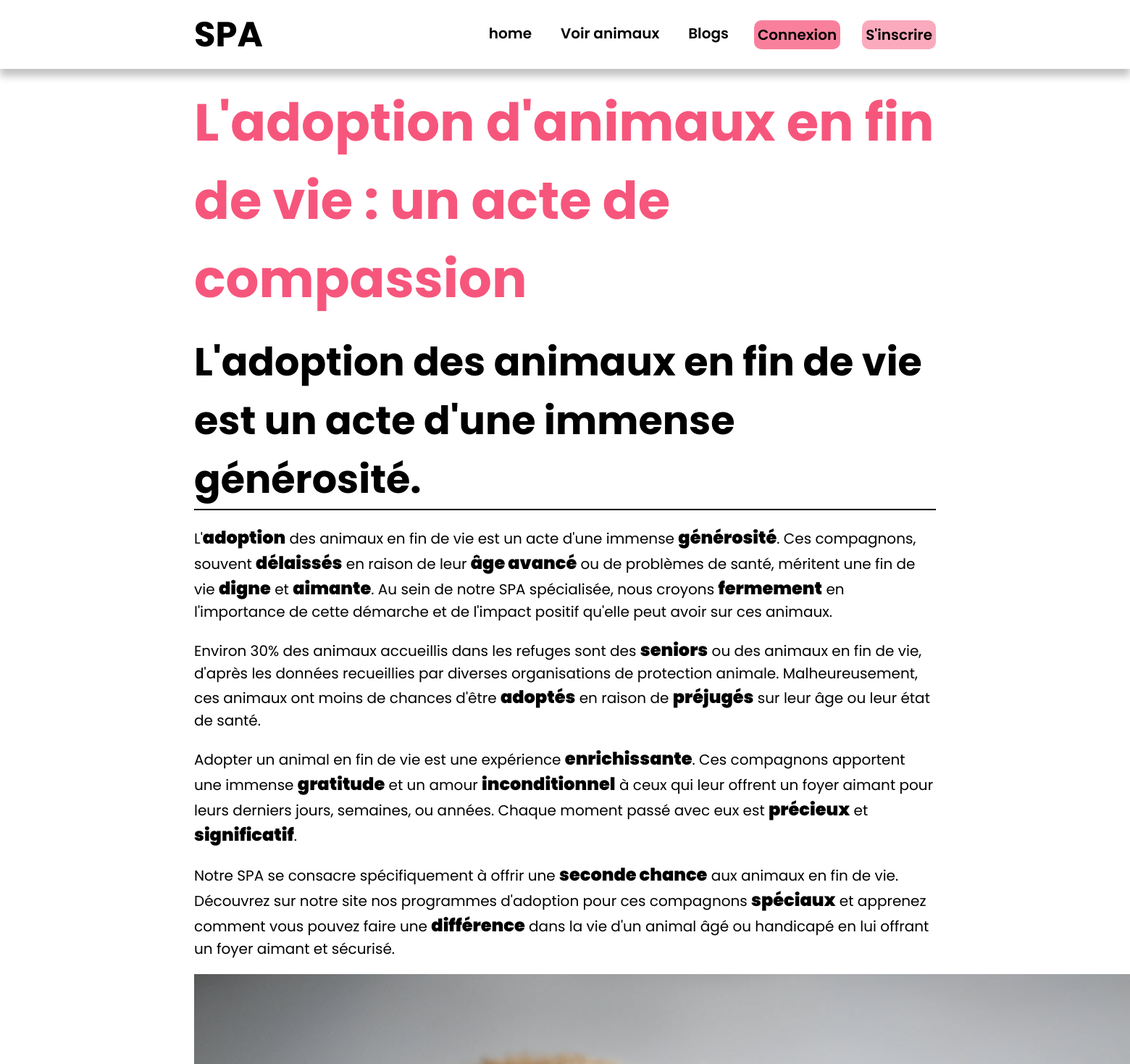
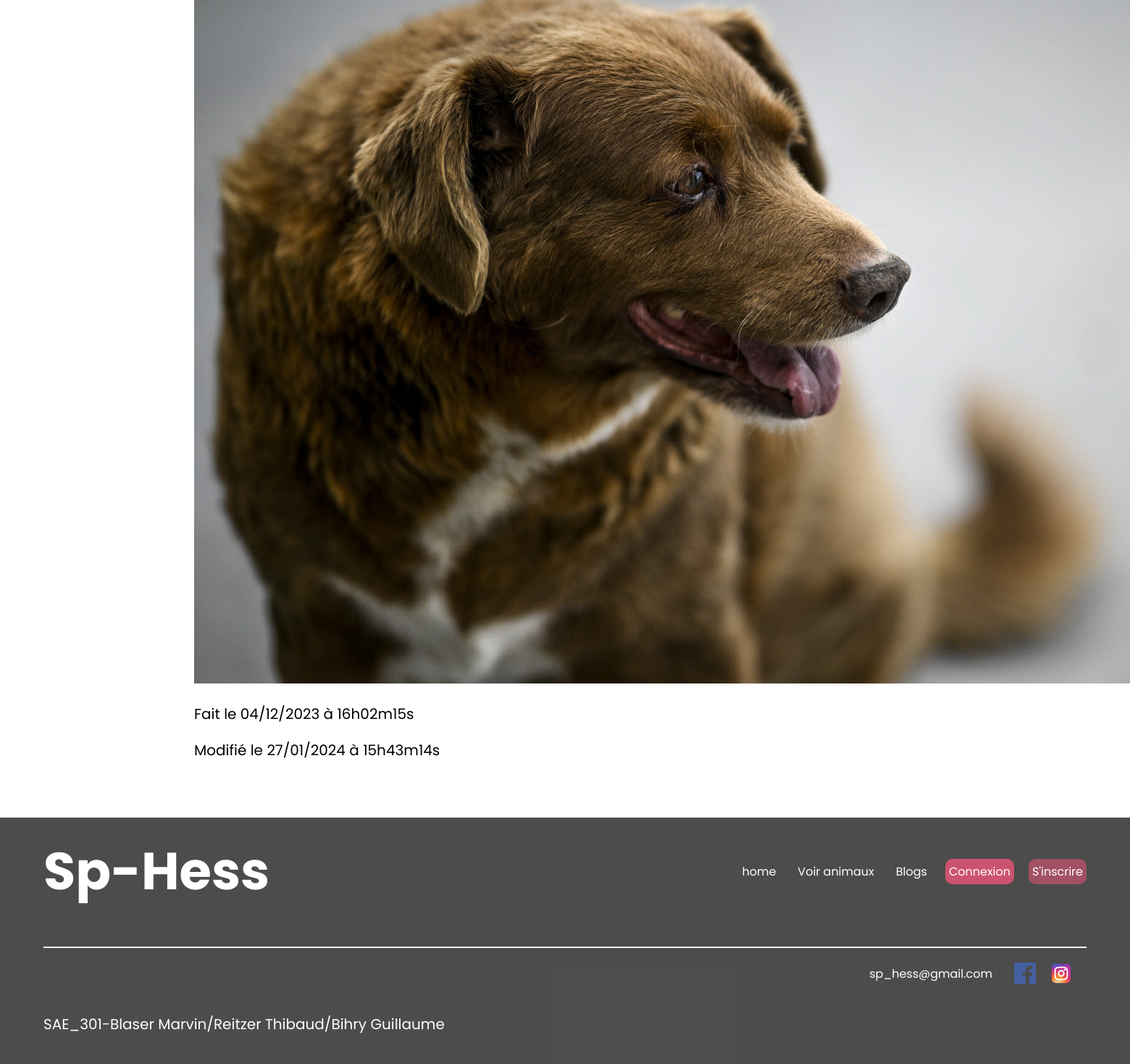
The page /index.php?action=blog&&idBlog=10 on the database its author committed (2 pictures, top to bottom).
### tables this page shows
CREATE TABLE IF NOT EXISTS `blog` (
  `id_blog` int NOT NULL AUTO_INCREMENT,
  `titre` varchar(255) NOT NULL,
  `sousTitre` text NOT NULL,
  `contenu` longtext NOT NULL,
  `image` varchar(50) NOT NULL,
  `dateCreation` datetime NOT NULL,
  `dateModification` datetime DEFAULT NULL,
  PRIMARY KEY (`id_blog`)
);

### modele/blog.php (called while the page is built, shortened)
<?php
require_once "modele/modele.php";
class Blog extends database
{
    public function getBlog($idBlog){
        $req = '
           SELECT *
           FROM blog
           WHERE id_blog = ?
           ';
        $res = $this->execReqPrep($req, array($idBlog))[0];
        return $res;
    }
    public function getDateTime($dateAction){
        $date = explode("-", explode(" ", $dateAction)[0]);
        $year = $date[0];
        $month = $date[1];
        $day = $date[2];
        $date = $day . "/" . $month . "/" . $year;
        $time = explode(":", explode(" ", $dateAction)[1]);
        $hours = $time[0];
        $minutes = $time[1];
        $seconds = $time[2];
        $time = $hours . "h" . $minutes . "m" . $seconds . "s";
        return [$date, $time];
    }
}

### modele/modele.php (called while the page is built, shortened)
<?php
abstract class database {
    private $bdd;
    protected function execReqPrep($req, $data){
        $reponse = $this->connexionBDD()->prepare($req);
        $reponse->execute($data);
        return $reponse->fetchAll(PDO::FETCH_ASSOC);
    }
    private function connexionBDD() {
        if(!isset($this->bdd)){
            try {
                $options=array(PDO::MYSQL_ATTR_INIT_COMMAND => "SET NAMES utf8");
                $this->bdd=new PDO('mysql:host='.DBHOST.';dbname='.DBNAME, DBUSER, DBPWD, $options);
            }
            catch(Exception $err) {
                throw new Exception("Connexion à la BDD");
            }
        }
        return $this->bdd;
    }
}

### controleur/blog.php (the view, shortened to what this page needs)
<?php
require_once 'modele/blog.php';
function blog($idBlog){
    $ObjectBlog = new Blog();
    $blog = $ObjectBlog->getBlog($idBlog);
    $paragraphes = explode("/", $blog['contenu']);
    $contenu = "";
    foreach ($paragraphes as $paragraphe) {
        $contenu.= "<p>";
        $texteGras = explode("**", $paragraphe);
        for ($i = 0; $i < count($texteGras); $i++){
            if (($i % 2) == 0){
                $contenu .= $texteGras[$i];
            }else{
                $contenu .= "<span>" . $texteGras[$i] . "</span>";
            }
        }
        $contenu .= "</p>";
    }
    require "vue/blog/detail.php";
}

### vue/blog/detail.php (shortened to what this page needs)
<?php
$dateCreation = $ObjectBlog->getDateTime($blog['dateCreation']);
if ($blog['dateModification'] != null) {
    $dateModification = $ObjectBlog->getDateTime($blog['dateModification']);
}
?>
<section class="edit_page_admin_section">
    <div class="detailBlog">
        <h1>
            <?= $blog['titre'] ?>
        </h1>
        <h2>
            <?= $blog['sousTitre'] ?>
        </h2>
        <?= $contenu ?>
        <img src="photoBlog/<?= $blog['image'] ?>" alt="">
        <p>Fait le
            <?= $dateCreation[0] ?> à
            <?= $dateCreation[1] ?>
        </p>
        <p>
            <?= isset($dateModification) ? "Modifié le " . $dateModification[0] . " à " . $dateModification[1] : "" ?>
        </p>
    </div>
</section>
<?php
require "vue/gabarit.php";

### style/style.css (style rules this page uses)
:root { --secondary: #f7567c; --secondary-75: rgba(247, 86, 124, 0.75); --secondary-50: rgba(247, 86, 124, 0.5); --secondary-25: rgba(247, 86, 124, 0.25); --secondary-10: rgba(247, 86, 124, 0.1); --primary: #111; --primary-75: rgba(17, 17, 17, 0.75); --primary-50: rgba(17, 17, 17, 0.5); --primary-25: rgba(17, 17, 17, 0.25); --primary-10: rgba(17, 17, 17, 0.1); --body_bg: #fff; }
body { padding: 0; margin: 0; font-family: "Poppins", sans-serif; background-color: var(--body_bg); }
section { max-width: 1024px; min-height: 90vh; margin-left: auto; margin-right: auto; }
main h2 { margin: 0; }
.detailBlog h1 { color: var(--secondary); }
.detailBlog h2 { border-bottom: 2px solid black; }
.detailBlog span { font-weight: 900; }
.detailBlog p { margin: 20px 0px; }
.edit_page_admin_section { min-height: fit-content; }

### style/assets.css (style rules this page uses)
:root { --secondary: #F7567C; --secondary-75: rgba(247, 86, 124, 0.75); --secondary-50: rgba(247, 86, 124, 0.50); --secondary-25: rgba(247, 86, 124, 0.25); --secondary-10: rgba(247, 86, 124, 0.10); --primary: #111; --primary-75: rgba(17, 17, 17, 0.75); --primary-50: rgba(17, 17, 17, 0.50); --primary-25: rgba(17, 17, 17, 0.25); --primary-10: rgba(17, 17, 17, 0.10); --body_bg: #FFF; }
h1 { font-size: 72px; font-style: normal; font-weight: 700; line-height: normal; margin-top: 20px; margin-bottom: 20px; }
h2 { font-size: 54px; font-style: normal; font-weight: 700; line-height: normal; }
span { font-size: 24px; font-style: normal; font-weight: bold; line-height: normal; }
p { font-size: 20px; font-style: normal; font-weight: 400; line-height: normal; }

### rows shown on the page
blog: titre "L'adoption d'animaux en fin de vie : un acte de compassion", sousTitre "L'adoption des animaux en fin de vie est un acte d'une immense générosité.", contenu "adoption", contenu "générosité", contenu "délaissés", contenu "âge avancé", contenu "digne", contenu "aimante", contenu "fermement", contenu "seniors", contenu "adoptés", contenu "préjugés", contenu "enrichissante", contenu "gratitude", contenu "inconditionnel", contenu "précieux", contenu "significatif", contenu "seconde chance", contenu "spéciaux", contenu "différence", image (picture), dateCreation "04/12/2023", dateCreation "16h02m15s", dateModification "27/01/2024", dateModification "15h43m14s"

### other values the page prints
$header "SPA"
$footer "Sp-Hess"
